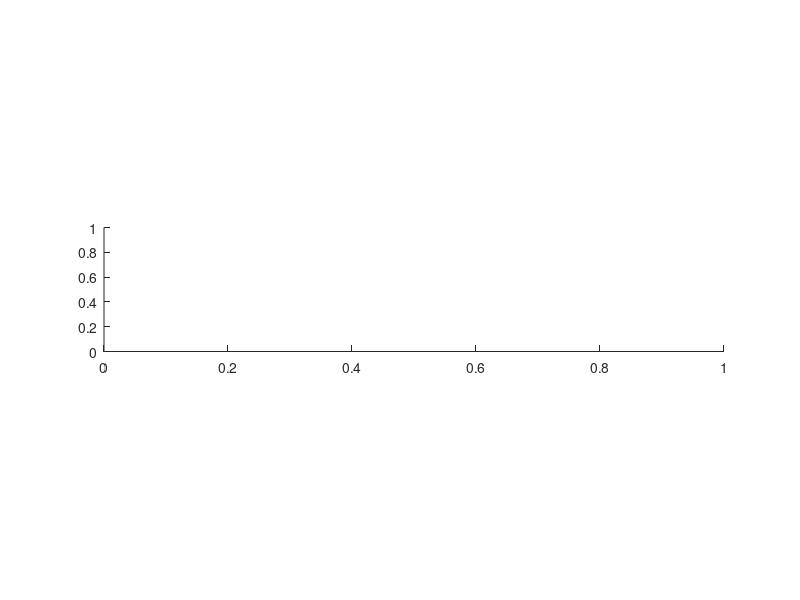

Source code (MATLAB): (Note: this script raises an error after producing the figure.)
% Program plots the NEW 5-PARAMETER VGH empirical sea clutter model
% Also plots points from Nathanson 2nd ed.
% Now optimized to 60 deg grazing angle
% Average absolute error to 60 deg: 2.64 Hor, 2.54 V

%Author: Rashmi Mital
%Date: 11/30/2007
clc;
clear all;
close all;

%DEFINE CONSTANTS
c = 2.997924562e8; %Speed of Light
dtor = pi/180;

% Define INPUTS
%Grazing angle (data available for 0.1 0.3 1.0 3.0 10.0 30.0 60.0)
%GrAng =[0.1 0.3 1.0 3.0 10.0 30.0 60.0];
GrAng =[0.1 0.3 1.0 3.0 10.0];
%GrAng =[0.3];
NGrAng = length(GrAng);

phi = 0; %Angle betwen boresight and upwind (deg), only affects GTRI model

% Just a dummy in this program
ThWind = 0;

%Choose Model to Compare with Nathanson Data
Model = 'NRL'; %Option: 'NRL', 'GTI','HYB','TSC'

% Frequency axis for plotting empirical curves
freq = (0.5:0.1:40); %Frequency in GHz

fMin=freq(1);
fMax=max(freq);
fMax=freq(end);

% Variables for computing average abs deviation
SumDevH = 0.0;
NValH = 0;
SumDevV = 0.0;
NValV = 0;

phi_rad = phi .* dtor;

% GRAPHICS DEFINITIONS
ha=[];hl=[];hp=[];ht=[];htx=[];hty=[];
set(0,'Units','pixels')


% Set SCreen Size
scnsize=get(0,'ScreenSize');
pos1 = [5+scnsize(1),0.02*scnsize(4),.99*scnsize(3),.75*scnsize(4)];

FigFont = 28;
CircSize = 14;
LineSize = 7;
AxWidth = 4;

% Use these for saved jpg figures
% FigFont = 21;
% CircSize = 7;
% LineSize = 4;
% AxWidth = 3;

% Initialize figure number
nFig = 0;
% Defines units for values returned by ScreenSize

% Define colors for curves and points
Cols = 'bgrcmyk';

ColsMat = [ 0.161 0.698 0.725; % magenta
 0.608 0.18 0.8; % violet
 1.0 0.0 0.0; % red
 0.541 0.416 0.361; % brown
 0.067 0.204 0.898; % dark blue
 0.0 0.0 0.0; % black
 0.224 0.678 0.333]; % dark green

%########################################################################
% ALL GRAZING ANGLES
for iGrAng = 1:NGrAng
 alpha = GrAng(iGrAng);
 alpha_rad = alpha .* dtor;
 nFig = nFig + 2;

 % Default plot limits
 SigmaMin=-100;
 SigmaMax=0;

 % Read Nathan Table for current grazing angle and both polarizations
 Freq_Nath = [0.5 1.25 3 5.6 9.3 17 35];

 % Initialize Tables
 Measured_SigmaHH=zeros(7,7);
 Measured_SigmaVV=zeros(7,7);

 if abs(alpha-0.1)< 0.01
 SigmaMin=-100;
 SigmaMax=-40;
 Measured_SigmaHH = ...
 [ 0 0 -90 -87 0 0 0;
 0 0 -80 -75 -71 0 0;
 -95 -90 -75 -67 -59 -48 0;
 -90 -82 -68 -69 -53 0 0;
 0 -74 -63 -60 -48 0 0;
 0 -70 -63 -58 -42 0 0;
 0 0 0 0 0 0 0];

 Measured_SigmaVV = ...
 [ 0 0 0 0 0 0 0;
 0 0 -80 -72 -65 0 0;
 -90 -87 -75 -67 -56 0 0;
 -88 -82 -75 -60 -51 0 -47;
 -85 -78 -67 -58 -48 0 -45;
 -80 -70 -63 -55 -44 0 -42;
 0 0 -56 0 0 0 0];

 elseif abs(alpha-0.3)< 0.01
 SigmaMin=-90;
 SigmaMax=-30;
 Measured_SigmaHH = ...
 [ 0 0 -83 -79 -74 0 0;
 0 0 -74 -68 -66 -58 0;
 -78 0 -66 -60 -56 -53 0;
 0 -68 -60 -50 -46 -42 0;
 0 0 -55 0 -42 -39 0;
 0 -64 -52 -44 -39 -38 0;
 0 0 -46 0 -34 -37 0];

 Measured_SigmaVV = ...
 [ 0 -83 0 0 0 -63 -55;
 0 -78 -64 -60 -58 -54 -46;
 -80 -73 -62 -55 -52 -52 -43;
 -78 -70 -58 -50 -45 -47 -40;
 -75 -65 -57 0 -43 -44 -38;
 -73 -64 -52 0 -39 -39 -35;
 0 0 0 0 -34 -37 -31];

 elseif abs(alpha-1.0)< 0.01
 SigmaMin=-90;
 SigmaMax=-30;
 Measured_SigmaHH = ...
 [-86 -80 -75 -70 -60 -60 -60;
 -84 -73 -66 -56 -51 -48 -48;
 -82 -65 -55 -48 -46 -41 -38;
 -73 -60 -48 -43 -40 -37 -36;
 -63 -56 -45 -39 -36 -34 -34;
 -60 -50 -42 -36 -34 -34 0;
 0 0 -41 0 -32 -32 0];

 Measured_SigmaVV = ...
 [ 0 -68 0 0 -60 -60 -60;
 -70 -65 -56 -53 -50 -50 -48;
 -63 -58 -53 -47 -44 -42 -40;
 -58 -54 -48 -43 -39 -37 -34;
 -58 -45 -42 -39 -37 -35 -32;
 0 -43 -38 -35 -33 -34 -31;
 0 0 -33 0 -31 -32 0];

 elseif abs(alpha-3.0)< 0.01
 SigmaMin=-80;
 SigmaMax=-20;

 Measured_SigmaHH = ...
 [-75 -72 -68 -63 -58 0 -53;
 -70 -62 -59 -54 -50 -45 -43;
 -66 -59 -53 -48 -43 -38 -40;
 -61 -55 -46 -42 -39 -35 -37;
 -54 -48 -41 -38 -35 -32 -32;
 -53 -46 -40 -36 -33 -30 0;
 0 0 -37 0 -30 -28 0];

 Measured_SigmaVV = ...
 [ 0 0 0 -60 -56 -50 -48;
 -60 -53 -52 -49 -45 -41 -41;
 -53 -50 -49 -45 -41 -39 -37;
 -43 -43 -43 -40 -38 -36 -34;
 -38 -38 -38 -36 -35 -33 -31;
 -40 -38 -35 -35 -33 -31 -30;
 0 0 0 0 -28 -28 0];

 elseif abs(alpha-10.0)< 0.01
 SigmaMin=-70;
 SigmaMax=-10;
 Measured_SigmaHH = ...
 [ 0 -60 0 -44 -56 0 0;
 0 -56 0 -53 -51 0 0;
 -54 -53 -51 -48 -43 -37 -36;
 -50 -48 -46 -40 -37 -32 -31;
 -48 -45 -40 -36 -34 -29 -29;
 -46 -43 -38 -36 -30 -26 -27;
 -44 -40 -37 -35 -27 -24 0];

 Measured_SigmaVV = ...
 [ 0 -45 0 -44 -47 -45 -44;
 -38 -39 -40 -41 -42 -40 -38;
 -35 -37 -38 -39 -36 -34 -33;
 -34 -34 -34 -34 -32 -31 -31;
 -32 -31 -31 -32 -29 -28 -29;
 -30 -30 -28 -28 -25 -23 -26;
 -30 -29 -28 -27 -22 -18 0];

 elseif abs(alpha-30)< 0.01
 SigmaMin=-70;
 SigmaMax=-10;
 Measured_SigmaHH = ...
 [ 0 -50 -50 -50 -48 -45 0;
 0 -46 0 -48 -44 -38 0;
 -42 -41 -40 -42 -38 -35 -35;
 -40 -39 -38 -37 -34 -28 -29;
 -38 -37 -37 -35 -29 -21 -21;
 -35 -34 -32 -30 -26 -18 -20;
 -33 -32 -30 -29 -21 -16 0];

 Measured_SigmaVV = ...
 [ 0 -42 -42 -42 -37 -33 0;
 -38 -38 -40 -42 -36 -31 -35;
 -30 -31 -32 -34 -32 -26 -30;
 -28 -30 -29 -28 -26 -23 -23;
 -28 -28 -27 -25 -24 -22 -22;
 -28 -24 -23 -22 -22 -18 -20;
 -25 -32 -30 -29 -21 -16 0];

 elseif abs(alpha-60.0)< 0.01
 SigmaMin=-60;
 SigmaMax=0;
 Measured_SigmaHH = ...
 [ -32 -32 -32 -27 -25 -22 -26;
 -22 -24 -25 -26 -24 -20 0;
 -22 -21 -21 -22 -23 -18 0;
 -21 -20 -20 -20 -21 -16 -16;
 -21 -18 -17 -16 -15 -12 -12;
 -21 -18 -17 -17 -14 -10 0;
 -20 -19 -17 -16 -12 -10 0];

 Measured_SigmaVV = ...
 [-32 -33 -34 -26 -23 -22 0;
 -23 -22 -24 -24 -24 -20 -24;
 -20 -21 -21 -23 -18 -18 -19;
 -18 -18 -19 -18 -16 -14 -14;
 -14 -15 -15 -15 -14 -11 -10;
 -18 -15 -15 -15 -13 -11 -4;
 -18 -17 -15 -14 -11 -10 0];

 end

 % Define Plot Axes
 minyaxis=SigmaMin;
 maxyaxis=SigmaMax;
 minxaxis=fMin;
 maxxaxis=fMax;


 hFig=figure(nFig-1); % Plot Hor Pol

 set(hFig,'Position',pos1);

 ht(end+1)=gca;
 ha(end+1)=gca;
 set (ha(end),'PlotBoxAspectRatio',[1 .2 .5])

 % Do all sea states for HH
 for SeaSt=0:6
 SeaState=SeaSt;
 SS_Plus1 = SeaState + 1;

 Pol = 'H';

 switch upper(Model)
 case 'NRL'
 SigZHor = NRL_SigmaSea(freq,SeaState,Pol,alpha,ThWind);
 case 'GTI'
 for ifreq = 1 : length(freq)
 SigZHor(ifreq) = GTI_SigmaSea(freq(ifreq),SeaState,Pol,alpha,ThWind);
 end
 case 'HYB'
 for ifreq = 1 : length(freq)
 SigZHor(ifreq) = HYB_SigmaSea(freq(ifreq),SeaState,Pol,alpha,ThWind);
 end
 case 'TSC'
 for ifreq = 1 : length(freq)
 SigZHor(ifreq) = TSC_SigmaSea(freq(ifreq),SeaState,Pol,alpha,ThWind);
 end
 end


 SigmaHH = SigZHor;

 % Plot empirical curve first
 NOWColorH=ColsMat(SeaSt+1,:);

 %figure(nFig-1)
 % hl(end+1) = semilogx(freq,SigmaHH,'LineWidth',LineSize);

 hl(end+1) = semilogx(freq,SigmaHH);
 hold on
 set(hl(end),'Color',ColsMat(SeaSt+1,:));
 end

 for SeaSt=0:6
 SeaState=SeaSt;
 SS_Plus1 = SeaState + 1;
 % Plot measured values from Nathanson
 for ii=1:length(Freq_Nath)
 if Measured_SigmaHH(SS_Plus1,ii) ~= 0
 hp(end+1) = semilogx(Freq_Nath(ii),Measured_SigmaHH(SS_Plus1,ii),'o');
 set(hp(end),'Color',ColsMat(SeaSt+1,:)); % Use as example for custom colors
 hold on
 fGHz = Freq_Nath(ii);
 Pol = 'H';

 switch upper(Model)
 case 'NRL'
 SigZErr = abs(Measured_SigmaHH(SS_Plus1,ii)-NRL_SigmaSea(fGHz,SeaState,Pol,alpha,ThWind));
 case 'GTI'
 SigZErr = abs(Measured_SigmaHH(SS_Plus1,ii) -GTI_SigmaSea(fGHz,SeaState,Pol,alpha,ThWind));
 case 'HYB'
 SigZErr = abs(Measured_SigmaHH(SS_Plus1,ii) - HYB_SigmaSea(fGHz,SeaState,Pol,alpha,ThWind));
 case 'TSC'
 SigZErr = abs(Measured_SigmaHH(SS_Plus1,ii) - TSC_SigmaSea(fGHz,SeaState,Pol,alpha,ThWind));
 end

% SigZErr = abs(Measured_SigmaHH(SS_Plus1,ii)-VGHSigmaSeaNew(fGHz,SeaState,Pol,alpha,ThWind));
 SumDevH = SumDevH + SigZErr;
 NValH = NValH + 1;
 end
 end
 end % END Sea State Loop

 grid on;



 set(gca,'YLim',[minyaxis maxyaxis],'XLim',[minxaxis maxxaxis]);
 htx(end+1) = xlabel('Frequency - f (MHz) ');
 hty(end+1) = ylabel('Reflectivity - \sigma_{HH}^o (dB)');

 %set(ha,'YLim',[minyaxis maxyaxis],'XLim',[minxaxis maxxaxis]);
 set(ha,'FontWeight','Bold');
 set(ha,'FontSize',FigFont-1);
 set(htx,'FontSize',FigFont);
 set(htx,'FontWeight','Bold');
 set(hty,'FontSize',FigFont);
 set(hty,'FontWeight','Bold');
 set(hl,'LineWidth',LineSize);
 set(hp,'LineWidth',CircSize);
 set(ha,'LineWidth',AxWidth);
 set(ha,'xtick',[0.5,.7,1.0,2.0,3.0,5.0,7.0,10.0,20.0,...
 30.0,40.0]);
 set(ha,'XLim',[0.5 40])

 %whitebg(gcf,[1 1 1])

 set (gca,'PlotBoxAspectRatio',[1 .5 1])
 FilFig = ['HH_VGHNew' num2str(round(10*alpha))];
 %saveas(gcf, [FilFig '.jpg'])
 %pause

 hFig=figure(nFig); % Plot Vert Pol First

 ht(end+1)=gca;
 ha(end+1)=gca;
 set(gcf,'Position',pos1);
 set (ha(end),'PlotBoxAspectRatio',[1 .5 1])

 % Do all sea states for VV
 for SeaSt=0:6
 SeaState=SeaSt;
 SS_Plus1 = SeaState + 1;
 Pol = 'V';

 switch upper(Model)
 case 'NRL'
 SigZVer = NRL_SigmaSea(freq,SeaState,Pol,alpha,ThWind);
 case 'GTI'
 for ifreq = 1 : length(freq)
 SigZVer(ifreq) = GTI_SigmaSea(freq(ifreq),SeaState,Pol,alpha,ThWind);
 end
 case 'HYB'
 for ifreq = 1 : length(freq)
 SigZVer(ifreq) = HYB_SigmaSea(freq(ifreq),SeaState,Pol,alpha,ThWind);
 end
 case 'TSC'
 for ifreq = 1 : length(freq)
 SigZVer(ifreq) = TSC_SigmaSea(freq(ifreq),SeaState,Pol,alpha,ThWind);
 end
 end

% SigZVer = VGHSigmaSeaNew(freq,SeaState,Pol,alpha,ThWind);


 SigmaVV = SigZVer;

 NOWColorV=ColsMat(SeaSt+1,:);

 hl(end+1) = semilogx(freq,SigmaVV,'LineWidth',7);
 set(hl(end),'Color',ColsMat(SeaSt+1,:));
 hold on
 end

 for SeaSt=0:6
 SeaState=SeaSt;
 SS_Plus1 = SeaState + 1;
 Pol = 'V';
 % Plot measured values from Nathanson
 for ii=1:length(Freq_Nath)
 if Measured_SigmaVV(SS_Plus1,ii) ~= 0
 hp(end+1) = semilogx(Freq_Nath(ii),Measured_SigmaVV(SS_Plus1,ii),'o','LineWidth',CircSize);
 %htemp=semilogx(Freq_Nath(ii),Measured_SigmaVV(SS_Plus1,ii),'-','LineWidth',1);
 set(hp(end),'Color',ColsMat(SeaSt+1,:));
 hold on
 fGHz = Freq_Nath(ii);
 Pol = 'V';

 switch upper(Model)
 case 'NRL'
 SigZErr = abs(Measured_SigmaVV(SS_Plus1,ii)-NRL_SigmaSea(fGHz,SeaState,Pol,alpha,ThWind));
 case 'GTI'
 SigZErr = abs(Measured_SigmaVV(SS_Plus1,ii)-GTI_SigmaSea(fGHz,SeaState,Pol,alpha,ThWind));
 case 'HYB'
 SigZErr = abs(Measured_SigmaVV(SS_Plus1,ii)-HYB_SigmaSea(fGHz,SeaState,Pol,alpha,ThWind));
 case 'TSC'
 SigZErr = abs(Measured_SigmaVV(SS_Plus1,ii)-TSC_SigmaSea(fGHz,SeaState,Pol,alpha,ThWind));
 end

% SigZErr = abs(Measured_SigmaVV(SS_Plus1,ii)-NRL_SigmaSea(fGHz,SeaState,Pol,alpha,ThWind));
 SumDevV = SumDevV + SigZErr;
 NValV = NValV + 1;
 end
 end

 hold on;
 end % END Sea State Loop

 grid on;

 set(gca,'YLim',[minyaxis maxyaxis],'XLim',[minxaxis maxxaxis]);
 htx(end+1) = xlabel('Frequency - f (MHz) ');
 hty(end+1) = ylabel('Reflectivity - \sigma_{VV}^o (dB)');
 %title('DOPPLER ESTIMATION','FontSize',20,'FontWeight','bold');


 grid on;

 %set(ha,'YLim',[minyaxis maxyaxis],'XLim',[minxaxis maxxaxis]);
 set(ha,'FontWeight','Bold');
 set(ha,'FontSize',FigFont-1);
 set(htx,'FontSize',FigFont);
 set(htx,'FontWeight','Bold');
 set(hty,'FontSize',FigFont);
 set(hty,'FontWeight','Bold');
 set(hl,'LineWidth',LineSize);
 set(hp,'LineWidth',CircSize);
 set(ha,'LineWidth',AxWidth);
 set(ha,'xtick',[0.5,.7,1.0,2.0,3.0,5.0,7.0,10.0,20.0,...
 30.0,40.0]);
 set(ha,'XLim',[0.5 40])

 % whitebg(gcf,[1 1 1])

 set (gca,'PlotBoxAspectRatio',[1 .5 1])
 FilFig = ['VV_VGHNew' num2str(round(10*alpha))];
 %saveas(gcf, [FilFig '.jpg'])

end % END Grazing Angle Loop


% Compute Average Absolute Difference
MeanAbsDev_Hor = SumDevH/NValH
MeanAbsDev_Vert = SumDevV/NValV